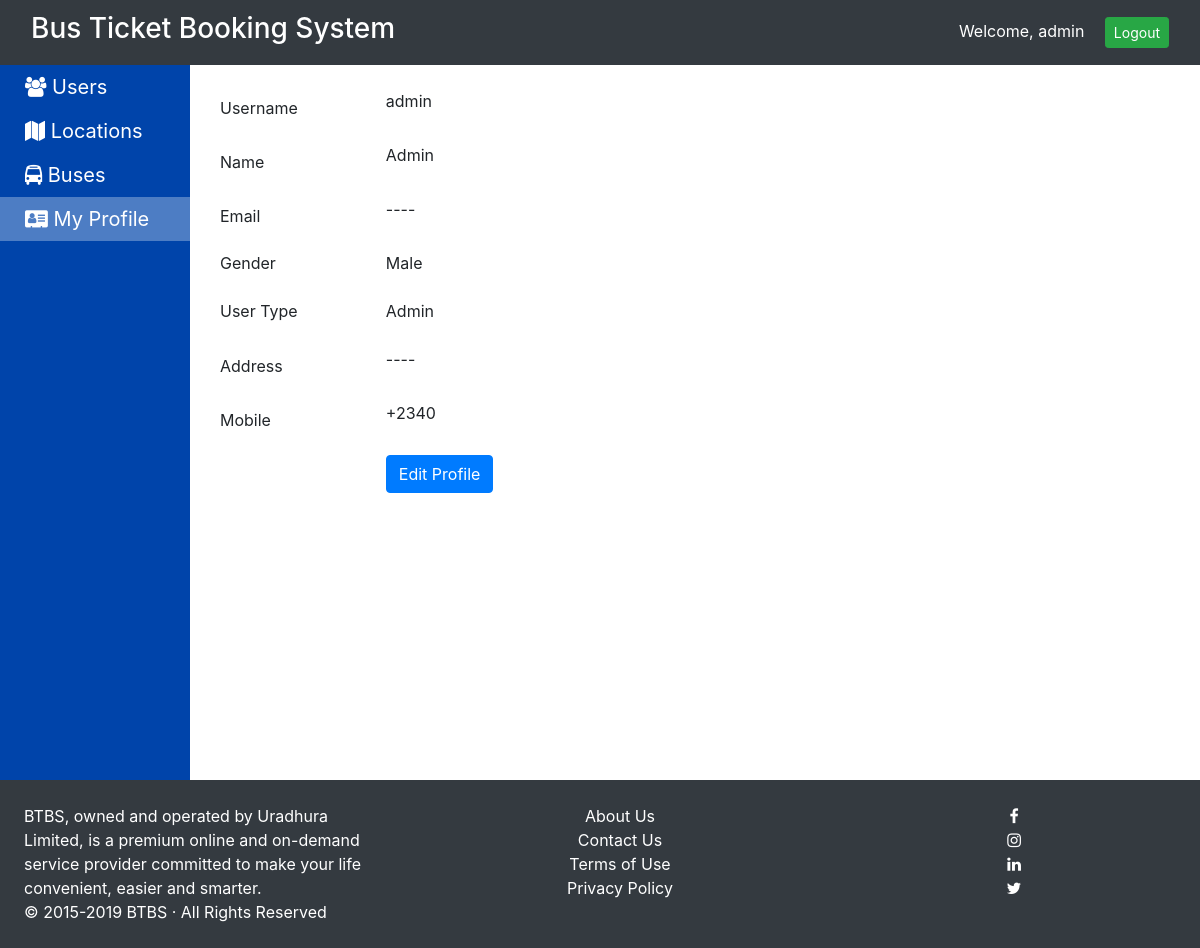
Before: /profile.php (signed in) with the older database file.
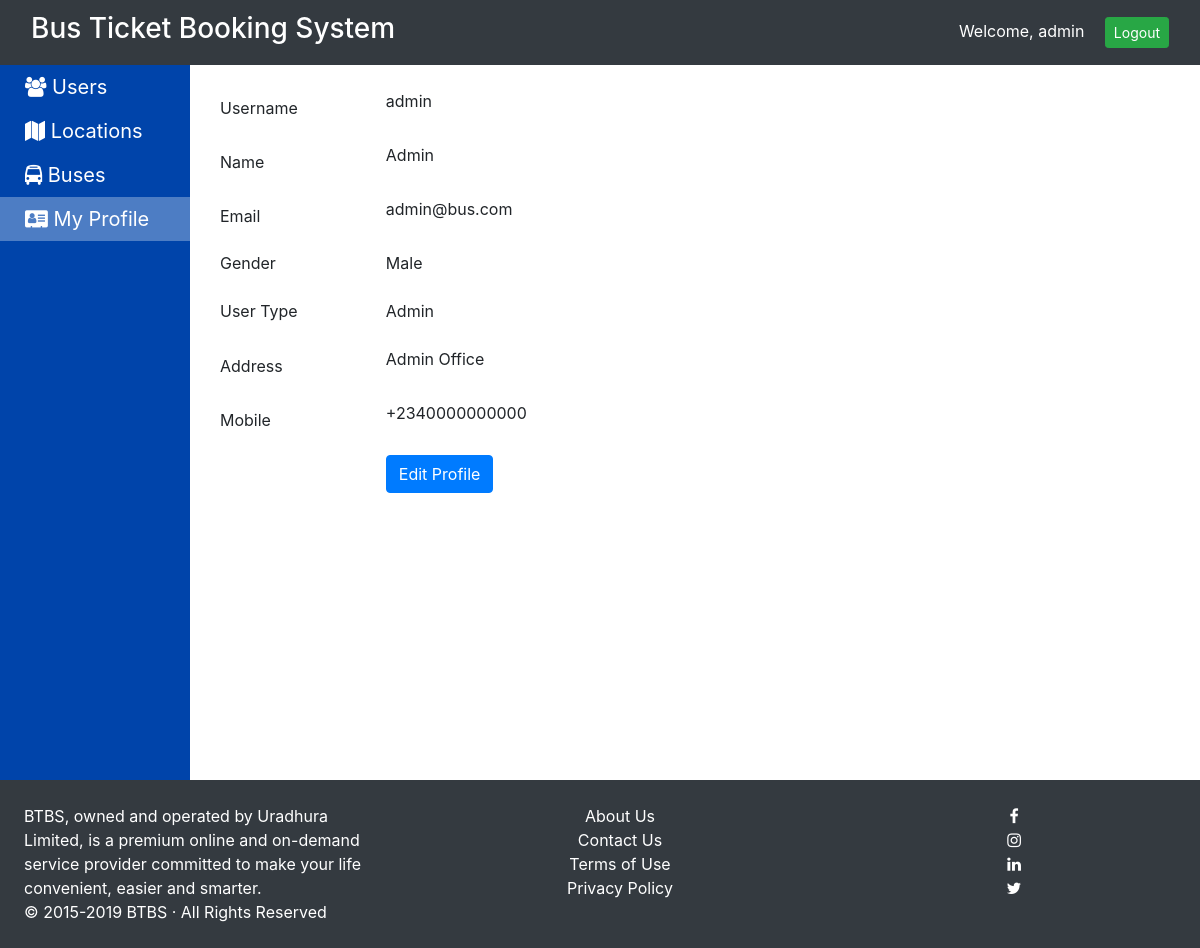
After: the same page with the newer database file.
### tables this page shows
CREATE TABLE `users` (
  `id` int(5) NOT NULL AUTO_INCREMENT,
  `uname` varchar(20) NOT NULL,
  `name` varchar(25) NOT NULL,
  `email` varchar(40) NOT NULL,
  `password` varchar(25) NOT NULL,
  `gender` enum('Male','Female','Other') NOT NULL,
  `utype` enum('Admin','Owner','Passenger','Student','Staff') NOT NULL COMMENT 'Student=10% discount, Staff=5% discount',
  `address` varchar(120) NOT NULL,
  `mobile` varchar(10) NOT NULL,
  PRIMARY KEY (`id`),
  UNIQUE KEY `uname` (`uname`)
);

### profile.php (the view, shortened to what this page needs)
<?php
include 'inc/basic_template.php';
$conn = initDB();
$res = $conn->query("select * from users where id=".$_SESSION['user']['id']);
$userinfo = $res->fetch_assoc();
if ($_SESSION['user']['utype'] == "Admin")
	t_admin_sidebar();
elseif ($_SESSION['user']['utype'] == "Owner")
	t_owner_sidebar();
else
	t_sidebar();
?>
<div class="form-group row">
	      <label for="uname" class="col-sm-2 col-form-label">Username</label>
	      <div class="col-sm-9">
	        <?php echo $_SESSION['user']['uname'];?>
	      </div>
	    </div>
	    <div class="form-group row">
	      <label for="name" class="col-sm-2 col-form-label">Name</label>
	      <div class="col-sm-9">
		  <?php echo $userinfo['name'];?>
	      </div>
	    </div>
	    <div class="form-group row">
	      <label for="email" class="col-sm-2 col-form-label">Email</label>
	      <div class="col-sm-9">
		  <?php echo $userinfo['email'];?>
	      </div>
	    </div>
	    <div class="form-group row">
	      <label class="col-form-legend col-sm-2" for="gender">Gender</label>
	      <div class="col-sm-9">
		  <?php echo $userinfo['gender'];?>
	      </div>
	    </div>
	    <div class="form-group row">
	      <label class="col-form-legend col-sm-2" for="utype">User Type</label>
	      <div class="col-sm-9">
		  <?php echo $_SESSION['user']['utype'];?>
	      </div>
	    </div>
	    <div class="form-group row">
	      <label for="address" class="col-sm-2 col-form-label">Address</label>
	      <div class="col-sm-9">
		  <?php echo $userinfo['address'];?>
	      </div>
	    </div>
	    <div class="form-group row">
	      <label for="mobile" class="col-sm-2 col-form-label">Mobile</label>
	      <div class="col-sm-9 input-group">
		  +234<?php echo $userinfo['mobile'];?>
	      </div>
	    </div>
	    <div class="form-group row">
	      <div class="offset-sm-2 col-sm-10">
	        <button id="editButton" class="btn btn-primary" onclick="$('#editModal').show()">Edit Profile</button>
	      </div>
	    </div>
<br>

Changed rows visible on the page:
changed users "Admin": email "----" → "admin@bus.com"; address "----" → "Admin Office"; mobile "0" → "0000000000"
